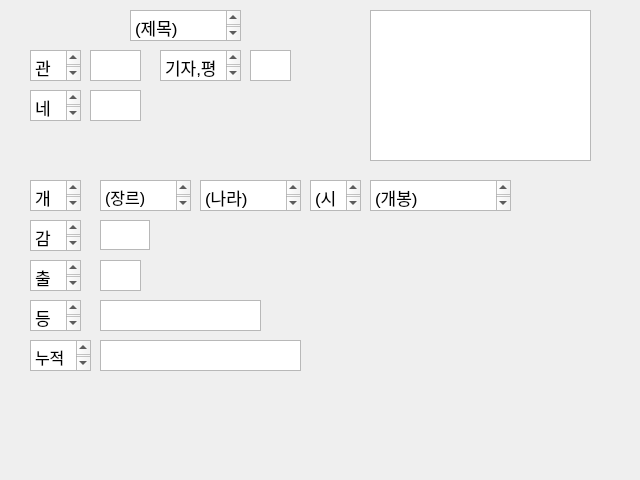
<?xml version="1.0" encoding="UTF-8"?>
<ui version="4.0">
 <class>Dialog</class>
 <widget class="QDialog" name="Dialog">
  <property name="geometry">
   <rect>
    <x>0</x>
    <y>0</y>
    <width>640</width>
    <height>480</height>
   </rect>
  </property>
  <property name="windowTitle">
   <string>Dialog</string>
  </property>
  <widget class="QTextEdit" name="textEdit_title">
   <property name="geometry">
    <rect>
     <x>130</x>
     <y>10</y>
     <width>111</width>
     <height>31</height>
    </rect>
   </property>
   <property name="html">
    <string>&lt;!DOCTYPE HTML PUBLIC &quot;-//W3C//DTD HTML 4.0//EN&quot; &quot;http://www.w3.org/TR/REC-html40/strict.dtd&quot;&gt;
&lt;html&gt;&lt;head&gt;&lt;meta name=&quot;qrichtext&quot; content=&quot;1&quot; /&gt;&lt;style type=&quot;text/css&quot;&gt;
p, li { white-space: pre-wrap; }
&lt;/style&gt;&lt;/head&gt;&lt;body style=&quot; font-family:'.AppleSystemUIFont'; font-size:13pt; font-weight:400; font-style:normal;&quot;&gt;
&lt;p style=&quot; margin-top:0px; margin-bottom:0px; margin-left:0px; margin-right:0px; -qt-block-indent:0; text-indent:0px;&quot;&gt;(제목)&lt;/p&gt;&lt;/body&gt;&lt;/html&gt;</string>
   </property>
  </widget>
  <widget class="QTextEdit" name="textEdit_2">
   <property name="geometry">
    <rect>
     <x>30</x>
     <y>50</y>
     <width>51</width>
     <height>31</height>
    </rect>
   </property>
   <property name="html">
    <string>&lt;!DOCTYPE HTML PUBLIC &quot;-//W3C//DTD HTML 4.0//EN&quot; &quot;http://www.w3.org/TR/REC-html40/strict.dtd&quot;&gt;
&lt;html&gt;&lt;head&gt;&lt;meta name=&quot;qrichtext&quot; content=&quot;1&quot; /&gt;&lt;style type=&quot;text/css&quot;&gt;
p, li { white-space: pre-wrap; }
&lt;/style&gt;&lt;/head&gt;&lt;body style=&quot; font-family:'.AppleSystemUIFont'; font-size:13pt; font-weight:400; font-style:normal;&quot;&gt;
&lt;p style=&quot; margin-top:0px; margin-bottom:0px; margin-left:0px; margin-right:0px; -qt-block-indent:0; text-indent:0px;&quot;&gt;관람객&lt;/p&gt;&lt;/body&gt;&lt;/html&gt;</string>
   </property>
  </widget>
  <widget class="QTextEdit" name="textEdit_3">
   <property name="geometry">
    <rect>
     <x>160</x>
     <y>50</y>
     <width>81</width>
     <height>31</height>
    </rect>
   </property>
   <property name="html">
    <string>&lt;!DOCTYPE HTML PUBLIC &quot;-//W3C//DTD HTML 4.0//EN&quot; &quot;http://www.w3.org/TR/REC-html40/strict.dtd&quot;&gt;
&lt;html&gt;&lt;head&gt;&lt;meta name=&quot;qrichtext&quot; content=&quot;1&quot; /&gt;&lt;style type=&quot;text/css&quot;&gt;
p, li { white-space: pre-wrap; }
&lt;/style&gt;&lt;/head&gt;&lt;body style=&quot; font-family:'.AppleSystemUIFont'; font-size:13pt; font-weight:400; font-style:normal;&quot;&gt;
&lt;p style=&quot; margin-top:0px; margin-bottom:0px; margin-left:0px; margin-right:0px; -qt-block-indent:0; text-indent:0px;&quot;&gt;기자,평론가&lt;/p&gt;&lt;/body&gt;&lt;/html&gt;</string>
   </property>
  </widget>
  <widget class="QTextEdit" name="textEdit_4">
   <property name="geometry">
    <rect>
     <x>30</x>
     <y>90</y>
     <width>51</width>
     <height>31</height>
    </rect>
   </property>
   <property name="html">
    <string>&lt;!DOCTYPE HTML PUBLIC &quot;-//W3C//DTD HTML 4.0//EN&quot; &quot;http://www.w3.org/TR/REC-html40/strict.dtd&quot;&gt;
&lt;html&gt;&lt;head&gt;&lt;meta name=&quot;qrichtext&quot; content=&quot;1&quot; /&gt;&lt;style type=&quot;text/css&quot;&gt;
p, li { white-space: pre-wrap; }
&lt;/style&gt;&lt;/head&gt;&lt;body style=&quot; font-family:'.AppleSystemUIFont'; font-size:13pt; font-weight:400; font-style:normal;&quot;&gt;
&lt;p style=&quot; margin-top:0px; margin-bottom:0px; margin-left:0px; margin-right:0px; -qt-block-indent:0; text-indent:0px;&quot;&gt;네티즌&lt;/p&gt;&lt;/body&gt;&lt;/html&gt;</string>
   </property>
  </widget>
  <widget class="QTextEdit" name="textEdit_audienceRate">
   <property name="geometry">
    <rect>
     <x>90</x>
     <y>50</y>
     <width>51</width>
     <height>31</height>
    </rect>
   </property>
   <property name="html">
    <string>&lt;!DOCTYPE HTML PUBLIC &quot;-//W3C//DTD HTML 4.0//EN&quot; &quot;http://www.w3.org/TR/REC-html40/strict.dtd&quot;&gt;
&lt;html&gt;&lt;head&gt;&lt;meta name=&quot;qrichtext&quot; content=&quot;1&quot; /&gt;&lt;style type=&quot;text/css&quot;&gt;
p, li { white-space: pre-wrap; }
&lt;/style&gt;&lt;/head&gt;&lt;body style=&quot; font-family:'.AppleSystemUIFont'; font-size:13pt; font-weight:400; font-style:normal;&quot;&gt;
&lt;p style=&quot;-qt-paragraph-type:empty; margin-top:0px; margin-bottom:0px; margin-left:0px; margin-right:0px; -qt-block-indent:0; text-indent:0px;&quot;&gt;&lt;br /&gt;&lt;/p&gt;&lt;/body&gt;&lt;/html&gt;</string>
   </property>
  </widget>
  <widget class="QTextEdit" name="textEdit_netizenRate">
   <property name="geometry">
    <rect>
     <x>90</x>
     <y>90</y>
     <width>51</width>
     <height>31</height>
    </rect>
   </property>
   <property name="html">
    <string>&lt;!DOCTYPE HTML PUBLIC &quot;-//W3C//DTD HTML 4.0//EN&quot; &quot;http://www.w3.org/TR/REC-html40/strict.dtd&quot;&gt;
&lt;html&gt;&lt;head&gt;&lt;meta name=&quot;qrichtext&quot; content=&quot;1&quot; /&gt;&lt;style type=&quot;text/css&quot;&gt;
p, li { white-space: pre-wrap; }
&lt;/style&gt;&lt;/head&gt;&lt;body style=&quot; font-family:'.AppleSystemUIFont'; font-size:13pt; font-weight:400; font-style:normal;&quot;&gt;
&lt;p style=&quot;-qt-paragraph-type:empty; margin-top:0px; margin-bottom:0px; margin-left:0px; margin-right:0px; -qt-block-indent:0; text-indent:0px;&quot;&gt;&lt;br /&gt;&lt;/p&gt;&lt;/body&gt;&lt;/html&gt;</string>
   </property>
  </widget>
  <widget class="QTextEdit" name="textEdit_journalRate">
   <property name="geometry">
    <rect>
     <x>250</x>
     <y>50</y>
     <width>41</width>
     <height>31</height>
    </rect>
   </property>
   <property name="html">
    <string>&lt;!DOCTYPE HTML PUBLIC &quot;-//W3C//DTD HTML 4.0//EN&quot; &quot;http://www.w3.org/TR/REC-html40/strict.dtd&quot;&gt;
&lt;html&gt;&lt;head&gt;&lt;meta name=&quot;qrichtext&quot; content=&quot;1&quot; /&gt;&lt;style type=&quot;text/css&quot;&gt;
p, li { white-space: pre-wrap; }
&lt;/style&gt;&lt;/head&gt;&lt;body style=&quot; font-family:'.AppleSystemUIFont'; font-size:13pt; font-weight:400; font-style:normal;&quot;&gt;
&lt;p style=&quot;-qt-paragraph-type:empty; margin-top:0px; margin-bottom:0px; margin-left:0px; margin-right:0px; -qt-block-indent:0; text-indent:0px;&quot;&gt;&lt;br /&gt;&lt;/p&gt;&lt;/body&gt;&lt;/html&gt;</string>
   </property>
  </widget>
  <widget class="QGraphicsView" name="graphicsView">
   <property name="geometry">
    <rect>
     <x>370</x>
     <y>10</y>
     <width>221</width>
     <height>151</height>
    </rect>
   </property>
  </widget>
  <widget class="QTextEdit" name="textEdit_genre">
   <property name="geometry">
    <rect>
     <x>100</x>
     <y>180</y>
     <width>91</width>
     <height>31</height>
    </rect>
   </property>
   <property name="html">
    <string>&lt;!DOCTYPE HTML PUBLIC &quot;-//W3C//DTD HTML 4.0//EN&quot; &quot;http://www.w3.org/TR/REC-html40/strict.dtd&quot;&gt;
&lt;html&gt;&lt;head&gt;&lt;meta name=&quot;qrichtext&quot; content=&quot;1&quot; /&gt;&lt;style type=&quot;text/css&quot;&gt;
p, li { white-space: pre-wrap; }
&lt;/style&gt;&lt;/head&gt;&lt;body style=&quot; font-family:'.AppleSystemUIFont'; font-size:13pt; font-weight:400; font-style:normal;&quot;&gt;
&lt;p style=&quot; margin-top:0px; margin-bottom:0px; margin-left:0px; margin-right:0px; -qt-block-indent:0; text-indent:0px;&quot;&gt;&lt;span style=&quot; font-size:12pt;&quot;&gt;(장르)&lt;/span&gt;&lt;/p&gt;&lt;/body&gt;&lt;/html&gt;</string>
   </property>
  </widget>
  <widget class="QTextEdit" name="textEdit_country">
   <property name="geometry">
    <rect>
     <x>200</x>
     <y>180</y>
     <width>101</width>
     <height>31</height>
    </rect>
   </property>
   <property name="html">
    <string>&lt;!DOCTYPE HTML PUBLIC &quot;-//W3C//DTD HTML 4.0//EN&quot; &quot;http://www.w3.org/TR/REC-html40/strict.dtd&quot;&gt;
&lt;html&gt;&lt;head&gt;&lt;meta name=&quot;qrichtext&quot; content=&quot;1&quot; /&gt;&lt;style type=&quot;text/css&quot;&gt;
p, li { white-space: pre-wrap; }
&lt;/style&gt;&lt;/head&gt;&lt;body style=&quot; font-family:'.AppleSystemUIFont'; font-size:13pt; font-weight:400; font-style:normal;&quot;&gt;
&lt;p style=&quot; margin-top:0px; margin-bottom:0px; margin-left:0px; margin-right:0px; -qt-block-indent:0; text-indent:0px;&quot;&gt;(나라)&lt;/p&gt;&lt;/body&gt;&lt;/html&gt;</string>
   </property>
  </widget>
  <widget class="QTextEdit" name="textEdit_playTime">
   <property name="geometry">
    <rect>
     <x>310</x>
     <y>180</y>
     <width>51</width>
     <height>31</height>
    </rect>
   </property>
   <property name="html">
    <string>&lt;!DOCTYPE HTML PUBLIC &quot;-//W3C//DTD HTML 4.0//EN&quot; &quot;http://www.w3.org/TR/REC-html40/strict.dtd&quot;&gt;
&lt;html&gt;&lt;head&gt;&lt;meta name=&quot;qrichtext&quot; content=&quot;1&quot; /&gt;&lt;style type=&quot;text/css&quot;&gt;
p, li { white-space: pre-wrap; }
&lt;/style&gt;&lt;/head&gt;&lt;body style=&quot; font-family:'.AppleSystemUIFont'; font-size:13pt; font-weight:400; font-style:normal;&quot;&gt;
&lt;p style=&quot; margin-top:0px; margin-bottom:0px; margin-left:0px; margin-right:0px; -qt-block-indent:0; text-indent:0px;&quot;&gt;(시간)&lt;/p&gt;&lt;/body&gt;&lt;/html&gt;</string>
   </property>
  </widget>
  <widget class="QTextEdit" name="textEdit_openingDate">
   <property name="geometry">
    <rect>
     <x>370</x>
     <y>180</y>
     <width>141</width>
     <height>31</height>
    </rect>
   </property>
   <property name="html">
    <string>&lt;!DOCTYPE HTML PUBLIC &quot;-//W3C//DTD HTML 4.0//EN&quot; &quot;http://www.w3.org/TR/REC-html40/strict.dtd&quot;&gt;
&lt;html&gt;&lt;head&gt;&lt;meta name=&quot;qrichtext&quot; content=&quot;1&quot; /&gt;&lt;style type=&quot;text/css&quot;&gt;
p, li { white-space: pre-wrap; }
&lt;/style&gt;&lt;/head&gt;&lt;body style=&quot; font-family:'.AppleSystemUIFont'; font-size:13pt; font-weight:400; font-style:normal;&quot;&gt;
&lt;p style=&quot; margin-top:0px; margin-bottom:0px; margin-left:0px; margin-right:0px; -qt-block-indent:0; text-indent:0px;&quot;&gt;(개봉)&lt;/p&gt;&lt;/body&gt;&lt;/html&gt;</string>
   </property>
  </widget>
  <widget class="QTextEdit" name="textEdit_13">
   <property name="geometry">
    <rect>
     <x>30</x>
     <y>220</y>
     <width>51</width>
     <height>31</height>
    </rect>
   </property>
   <property name="html">
    <string>&lt;!DOCTYPE HTML PUBLIC &quot;-//W3C//DTD HTML 4.0//EN&quot; &quot;http://www.w3.org/TR/REC-html40/strict.dtd&quot;&gt;
&lt;html&gt;&lt;head&gt;&lt;meta name=&quot;qrichtext&quot; content=&quot;1&quot; /&gt;&lt;style type=&quot;text/css&quot;&gt;
p, li { white-space: pre-wrap; }
&lt;/style&gt;&lt;/head&gt;&lt;body style=&quot; font-family:'.AppleSystemUIFont'; font-size:13pt; font-weight:400; font-style:normal;&quot;&gt;
&lt;p style=&quot; margin-top:0px; margin-bottom:0px; margin-left:0px; margin-right:0px; -qt-block-indent:0; text-indent:0px;&quot;&gt;감독&lt;/p&gt;&lt;/body&gt;&lt;/html&gt;</string>
   </property>
  </widget>
  <widget class="QTextEdit" name="textEdit_director">
   <property name="geometry">
    <rect>
     <x>100</x>
     <y>220</y>
     <width>50</width>
     <height>30</height>
    </rect>
   </property>
   <property name="html">
    <string>&lt;!DOCTYPE HTML PUBLIC &quot;-//W3C//DTD HTML 4.0//EN&quot; &quot;http://www.w3.org/TR/REC-html40/strict.dtd&quot;&gt;
&lt;html&gt;&lt;head&gt;&lt;meta name=&quot;qrichtext&quot; content=&quot;1&quot; /&gt;&lt;style type=&quot;text/css&quot;&gt;
p, li { white-space: pre-wrap; }
&lt;/style&gt;&lt;/head&gt;&lt;body style=&quot; font-family:'.AppleSystemUIFont'; font-size:13pt; font-weight:400; font-style:normal;&quot;&gt;
&lt;p style=&quot;-qt-paragraph-type:empty; margin-top:0px; margin-bottom:0px; margin-left:0px; margin-right:0px; -qt-block-indent:0; text-indent:0px;&quot;&gt;&lt;br /&gt;&lt;/p&gt;&lt;/body&gt;&lt;/html&gt;</string>
   </property>
  </widget>
  <widget class="QTextEdit" name="textEdit_15">
   <property name="geometry">
    <rect>
     <x>30</x>
     <y>260</y>
     <width>51</width>
     <height>31</height>
    </rect>
   </property>
   <property name="html">
    <string>&lt;!DOCTYPE HTML PUBLIC &quot;-//W3C//DTD HTML 4.0//EN&quot; &quot;http://www.w3.org/TR/REC-html40/strict.dtd&quot;&gt;
&lt;html&gt;&lt;head&gt;&lt;meta name=&quot;qrichtext&quot; content=&quot;1&quot; /&gt;&lt;style type=&quot;text/css&quot;&gt;
p, li { white-space: pre-wrap; }
&lt;/style&gt;&lt;/head&gt;&lt;body style=&quot; font-family:'.AppleSystemUIFont'; font-size:13pt; font-weight:400; font-style:normal;&quot;&gt;
&lt;p style=&quot; margin-top:0px; margin-bottom:0px; margin-left:0px; margin-right:0px; -qt-block-indent:0; text-indent:0px;&quot;&gt;출연&lt;/p&gt;&lt;/body&gt;&lt;/html&gt;</string>
   </property>
  </widget>
  <widget class="QTextEdit" name="textEdit_actor">
   <property name="geometry">
    <rect>
     <x>100</x>
     <y>260</y>
     <width>41</width>
     <height>31</height>
    </rect>
   </property>
   <property name="html">
    <string>&lt;!DOCTYPE HTML PUBLIC &quot;-//W3C//DTD HTML 4.0//EN&quot; &quot;http://www.w3.org/TR/REC-html40/strict.dtd&quot;&gt;
&lt;html&gt;&lt;head&gt;&lt;meta name=&quot;qrichtext&quot; content=&quot;1&quot; /&gt;&lt;style type=&quot;text/css&quot;&gt;
p, li { white-space: pre-wrap; }
&lt;/style&gt;&lt;/head&gt;&lt;body style=&quot; font-family:'.AppleSystemUIFont'; font-size:13pt; font-weight:400; font-style:normal;&quot;&gt;
&lt;p style=&quot;-qt-paragraph-type:empty; margin-top:0px; margin-bottom:0px; margin-left:0px; margin-right:0px; -qt-block-indent:0; text-indent:0px;&quot;&gt;&lt;br /&gt;&lt;/p&gt;&lt;/body&gt;&lt;/html&gt;</string>
   </property>
  </widget>
  <widget class="QTextEdit" name="textEdit_rate">
   <property name="geometry">
    <rect>
     <x>100</x>
     <y>300</y>
     <width>161</width>
     <height>31</height>
    </rect>
   </property>
   <property name="html">
    <string>&lt;!DOCTYPE HTML PUBLIC &quot;-//W3C//DTD HTML 4.0//EN&quot; &quot;http://www.w3.org/TR/REC-html40/strict.dtd&quot;&gt;
&lt;html&gt;&lt;head&gt;&lt;meta name=&quot;qrichtext&quot; content=&quot;1&quot; /&gt;&lt;style type=&quot;text/css&quot;&gt;
p, li { white-space: pre-wrap; }
&lt;/style&gt;&lt;/head&gt;&lt;body style=&quot; font-family:'.AppleSystemUIFont'; font-size:13pt; font-weight:400; font-style:normal;&quot;&gt;
&lt;p style=&quot;-qt-paragraph-type:empty; margin-top:0px; margin-bottom:0px; margin-left:0px; margin-right:0px; -qt-block-indent:0; text-indent:0px;&quot;&gt;&lt;br /&gt;&lt;/p&gt;&lt;/body&gt;&lt;/html&gt;</string>
   </property>
  </widget>
  <widget class="QTextEdit" name="textEdit_18">
   <property name="geometry">
    <rect>
     <x>30</x>
     <y>300</y>
     <width>51</width>
     <height>31</height>
    </rect>
   </property>
   <property name="html">
    <string>&lt;!DOCTYPE HTML PUBLIC &quot;-//W3C//DTD HTML 4.0//EN&quot; &quot;http://www.w3.org/TR/REC-html40/strict.dtd&quot;&gt;
&lt;html&gt;&lt;head&gt;&lt;meta name=&quot;qrichtext&quot; content=&quot;1&quot; /&gt;&lt;style type=&quot;text/css&quot;&gt;
p, li { white-space: pre-wrap; }
&lt;/style&gt;&lt;/head&gt;&lt;body style=&quot; font-family:'.AppleSystemUIFont'; font-size:13pt; font-weight:400; font-style:normal;&quot;&gt;
&lt;p style=&quot; margin-top:0px; margin-bottom:0px; margin-left:0px; margin-right:0px; -qt-block-indent:0; text-indent:0px;&quot;&gt;등급&lt;/p&gt;&lt;/body&gt;&lt;/html&gt;</string>
   </property>
  </widget>
  <widget class="QTextEdit" name="textEdit_19">
   <property name="geometry">
    <rect>
     <x>30</x>
     <y>340</y>
     <width>61</width>
     <height>31</height>
    </rect>
   </property>
   <property name="html">
    <string>&lt;!DOCTYPE HTML PUBLIC &quot;-//W3C//DTD HTML 4.0//EN&quot; &quot;http://www.w3.org/TR/REC-html40/strict.dtd&quot;&gt;
&lt;html&gt;&lt;head&gt;&lt;meta name=&quot;qrichtext&quot; content=&quot;1&quot; /&gt;&lt;style type=&quot;text/css&quot;&gt;
p, li { white-space: pre-wrap; }
&lt;/style&gt;&lt;/head&gt;&lt;body style=&quot; font-family:'.AppleSystemUIFont'; font-size:13pt; font-weight:400; font-style:normal;&quot;&gt;
&lt;p style=&quot; margin-top:0px; margin-bottom:0px; margin-left:0px; margin-right:0px; -qt-block-indent:0; text-indent:0px;&quot;&gt;&lt;span style=&quot; font-size:12pt;&quot;&gt;누적관객&lt;/span&gt;&lt;/p&gt;&lt;/body&gt;&lt;/html&gt;</string>
   </property>
  </widget>
  <widget class="QTextEdit" name="textEdit_audienceCount">
   <property name="geometry">
    <rect>
     <x>100</x>
     <y>340</y>
     <width>201</width>
     <height>31</height>
    </rect>
   </property>
   <property name="html">
    <string>&lt;!DOCTYPE HTML PUBLIC &quot;-//W3C//DTD HTML 4.0//EN&quot; &quot;http://www.w3.org/TR/REC-html40/strict.dtd&quot;&gt;
&lt;html&gt;&lt;head&gt;&lt;meta name=&quot;qrichtext&quot; content=&quot;1&quot; /&gt;&lt;style type=&quot;text/css&quot;&gt;
p, li { white-space: pre-wrap; }
&lt;/style&gt;&lt;/head&gt;&lt;body style=&quot; font-family:'.AppleSystemUIFont'; font-size:13pt; font-weight:400; font-style:normal;&quot;&gt;
&lt;p style=&quot;-qt-paragraph-type:empty; margin-top:0px; margin-bottom:0px; margin-left:0px; margin-right:0px; -qt-block-indent:0; text-indent:0px;&quot;&gt;&lt;br /&gt;&lt;/p&gt;&lt;/body&gt;&lt;/html&gt;</string>
   </property>
  </widget>
  <widget class="QTextEdit" name="textEdit">
   <property name="geometry">
    <rect>
     <x>30</x>
     <y>180</y>
     <width>51</width>
     <height>31</height>
    </rect>
   </property>
   <property name="html">
    <string>&lt;!DOCTYPE HTML PUBLIC &quot;-//W3C//DTD HTML 4.0//EN&quot; &quot;http://www.w3.org/TR/REC-html40/strict.dtd&quot;&gt;
&lt;html&gt;&lt;head&gt;&lt;meta name=&quot;qrichtext&quot; content=&quot;1&quot; /&gt;&lt;style type=&quot;text/css&quot;&gt;
p, li { white-space: pre-wrap; }
&lt;/style&gt;&lt;/head&gt;&lt;body style=&quot; font-family:'.AppleSystemUIFont'; font-size:13pt; font-weight:400; font-style:normal;&quot;&gt;
&lt;p style=&quot; margin-top:0px; margin-bottom:0px; margin-left:0px; margin-right:0px; -qt-block-indent:0; text-indent:0px;&quot;&gt;개요&lt;/p&gt;&lt;/body&gt;&lt;/html&gt;</string>
   </property>
  </widget>
 </widget>
 <resources/>
 <connections/>
</ui>
